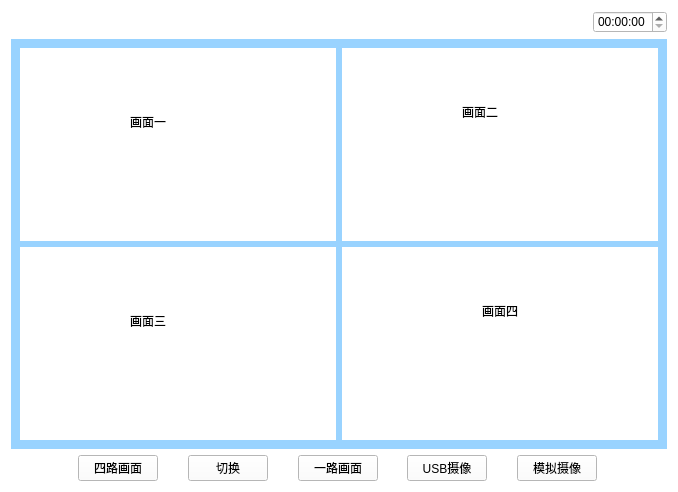
<?xml version="1.0" encoding="UTF-8"?>
<ui version="4.0">
 <class>Shipin</class>
 <widget class="QWidget" name="Shipin">
  <property name="geometry">
   <rect>
    <x>0</x>
    <y>0</y>
    <width>678</width>
    <height>492</height>
   </rect>
  </property>
  <property name="windowTitle">
   <string>Form</string>
  </property>
  <property name="styleSheet">
   <string notr="true">background-color: rgb(255, 255, 255);</string>
  </property>
  <layout class="QVBoxLayout" name="verticalLayout" stretch="1,5,1">
   <item>
    <layout class="QHBoxLayout" name="horizontalLayout_5">
     <item>
      <widget class="QPushButton" name="pushButton">
       <property name="text">
        <string/>
       </property>
       <property name="icon">
        <iconset resource="myimages.qrc">
         <normaloff>:/image/images/4g.png</normaloff>:/image/images/4g.png</iconset>
       </property>
       <property name="flat">
        <bool>true</bool>
       </property>
      </widget>
     </item>
     <item>
      <widget class="QPushButton" name="pushButton_2">
       <property name="text">
        <string/>
       </property>
       <property name="icon">
        <iconset resource="myimages.qrc">
         <normaloff>:/image/images/wireless.svg</normaloff>:/image/images/wireless.svg</iconset>
       </property>
       <property name="flat">
        <bool>true</bool>
       </property>
      </widget>
     </item>
     <item>
      <widget class="QPushButton" name="pushButton_3">
       <property name="text">
        <string/>
       </property>
       <property name="icon">
        <iconset resource="myimages.qrc">
         <normaloff>:/image/images/bl.svg</normaloff>:/image/images/bl.svg</iconset>
       </property>
       <property name="flat">
        <bool>true</bool>
       </property>
      </widget>
     </item>
     <item>
      <widget class="QPushButton" name="pushButton_4">
       <property name="text">
        <string/>
       </property>
       <property name="icon">
        <iconset resource="myimages.qrc">
         <normaloff>:/image/images/locate.svg</normaloff>:/image/images/locate.svg</iconset>
       </property>
       <property name="flat">
        <bool>true</bool>
       </property>
      </widget>
     </item>
     <item>
      <spacer name="horizontalSpacer_4">
       <property name="orientation">
        <enum>Qt::Horizontal</enum>
       </property>
       <property name="sizeHint" stdset="0">
        <size>
         <width>40</width>
         <height>20</height>
        </size>
       </property>
      </spacer>
     </item>
     <item>
      <widget class="QTimeEdit" name="timeEdit_2"/>
     </item>
    </layout>
   </item>
   <item>
    <widget class="QWidget" name="widget" native="true">
     <property name="sizePolicy">
      <sizepolicy hsizetype="Preferred" vsizetype="Preferred">
       <horstretch>0</horstretch>
       <verstretch>0</verstretch>
      </sizepolicy>
     </property>
     <property name="contextMenuPolicy">
      <enum>Qt::DefaultContextMenu</enum>
     </property>
     <property name="styleSheet">
      <string notr="true">background-color: rgb(153, 211, 255);</string>
     </property>
     <layout class="QGridLayout" name="gridLayout">
      <item row="0" column="0">
       <widget class="QWidget" name="widget_one" native="true">
        <property name="styleSheet">
         <string notr="true">background-color: rgb(255, 255, 255);</string>
        </property>
        <widget class="QLabel" name="label">
         <property name="geometry">
          <rect>
           <x>110</x>
           <y>60</y>
           <width>73</width>
           <height>27</height>
          </rect>
         </property>
         <property name="text">
          <string>画面一</string>
         </property>
        </widget>
       </widget>
      </item>
      <item row="0" column="1">
       <widget class="QWidget" name="widget_two" native="true">
        <property name="styleSheet">
         <string notr="true">background-color: rgb(255, 255, 255);</string>
        </property>
        <widget class="QLabel" name="label_3">
         <property name="geometry">
          <rect>
           <x>120</x>
           <y>50</y>
           <width>73</width>
           <height>27</height>
          </rect>
         </property>
         <property name="text">
          <string>画面二</string>
         </property>
        </widget>
       </widget>
      </item>
      <item row="1" column="0">
       <widget class="QWidget" name="widget_three" native="true">
        <property name="styleSheet">
         <string notr="true">background-color: rgb(255, 255, 255);</string>
        </property>
        <widget class="QLabel" name="label_2">
         <property name="geometry">
          <rect>
           <x>110</x>
           <y>60</y>
           <width>73</width>
           <height>27</height>
          </rect>
         </property>
         <property name="text">
          <string>画面三</string>
         </property>
        </widget>
       </widget>
      </item>
      <item row="1" column="1">
       <widget class="QWidget" name="widget_four" native="true">
        <property name="styleSheet">
         <string notr="true">background-color: rgb(255, 255, 255);</string>
        </property>
        <widget class="QLabel" name="label_4">
         <property name="geometry">
          <rect>
           <x>140</x>
           <y>50</y>
           <width>73</width>
           <height>27</height>
          </rect>
         </property>
         <property name="text">
          <string>画面四</string>
         </property>
        </widget>
       </widget>
      </item>
     </layout>
    </widget>
   </item>
   <item>
    <layout class="QHBoxLayout" name="horizontalLayout_2">
     <item>
      <widget class="QPushButton" name="returnIndex">
       <property name="font">
        <font>
         <family>AR PL UMing TW MBE</family>
        </font>
       </property>
       <property name="styleSheet">
        <string notr="true">border-image: url(:/image/images/index.svg);</string>
       </property>
       <property name="text">
        <string/>
       </property>
       <property name="icon">
        <iconset resource="myimages.qrc">
         <normaloff>:/image/images/index.svg</normaloff>:/image/images/index.svg</iconset>
       </property>
       <property name="iconSize">
        <size>
         <width>40</width>
         <height>40</height>
        </size>
       </property>
       <property name="flat">
        <bool>true</bool>
       </property>
      </widget>
     </item>
     <item>
      <spacer name="horizontalSpacer">
       <property name="orientation">
        <enum>Qt::Horizontal</enum>
       </property>
       <property name="sizeHint" stdset="0">
        <size>
         <width>40</width>
         <height>20</height>
        </size>
       </property>
      </spacer>
     </item>
     <item>
      <widget class="QPushButton" name="fourFrame">
       <property name="text">
        <string>四路画面</string>
       </property>
      </widget>
     </item>
     <item>
      <spacer name="horizontalSpacer_5">
       <property name="orientation">
        <enum>Qt::Horizontal</enum>
       </property>
       <property name="sizeHint" stdset="0">
        <size>
         <width>40</width>
         <height>20</height>
        </size>
       </property>
      </spacer>
     </item>
     <item>
      <widget class="QPushButton" name="switchbtn">
       <property name="text">
        <string>切换</string>
       </property>
      </widget>
     </item>
     <item>
      <spacer name="horizontalSpacer_3">
       <property name="orientation">
        <enum>Qt::Horizontal</enum>
       </property>
       <property name="sizeHint" stdset="0">
        <size>
         <width>40</width>
         <height>20</height>
        </size>
       </property>
      </spacer>
     </item>
     <item>
      <widget class="QPushButton" name="oneFrame">
       <property name="text">
        <string>一路画面</string>
       </property>
      </widget>
     </item>
     <item>
      <spacer name="horizontalSpacer_6">
       <property name="orientation">
        <enum>Qt::Horizontal</enum>
       </property>
       <property name="sizeHint" stdset="0">
        <size>
         <width>40</width>
         <height>20</height>
        </size>
       </property>
      </spacer>
     </item>
     <item>
      <widget class="ClickedCam" name="USBCamera">
       <property name="text">
        <string>USB摄像</string>
       </property>
      </widget>
     </item>
     <item>
      <spacer name="horizontalSpacer_7">
       <property name="orientation">
        <enum>Qt::Horizontal</enum>
       </property>
       <property name="sizeHint" stdset="0">
        <size>
         <width>40</width>
         <height>20</height>
        </size>
       </property>
      </spacer>
     </item>
     <item>
      <widget class="ClickedCam" name="moniCamera">
       <property name="text">
        <string>模拟摄像</string>
       </property>
      </widget>
     </item>
     <item>
      <spacer name="horizontalSpacer_2">
       <property name="orientation">
        <enum>Qt::Horizontal</enum>
       </property>
       <property name="sizeHint" stdset="0">
        <size>
         <width>40</width>
         <height>20</height>
        </size>
       </property>
      </spacer>
     </item>
     <item>
      <widget class="QPushButton" name="returnPage">
       <property name="text">
        <string/>
       </property>
       <property name="icon">
        <iconset resource="myimages.qrc">
         <normaloff>:/image/images/shangyiye.svg</normaloff>:/image/images/shangyiye.svg</iconset>
       </property>
       <property name="iconSize">
        <size>
         <width>40</width>
         <height>40</height>
        </size>
       </property>
       <property name="flat">
        <bool>true</bool>
       </property>
      </widget>
     </item>
    </layout>
   </item>
  </layout>
 </widget>
 <customwidgets>
  <customwidget>
   <class>ClickedCam</class>
   <extends>QPushButton</extends>
   <header>clickedcam.h</header>
  </customwidget>
 </customwidgets>
 <resources>
  <include location="myimages.qrc"/>
 </resources>
 <connections/>
</ui>
